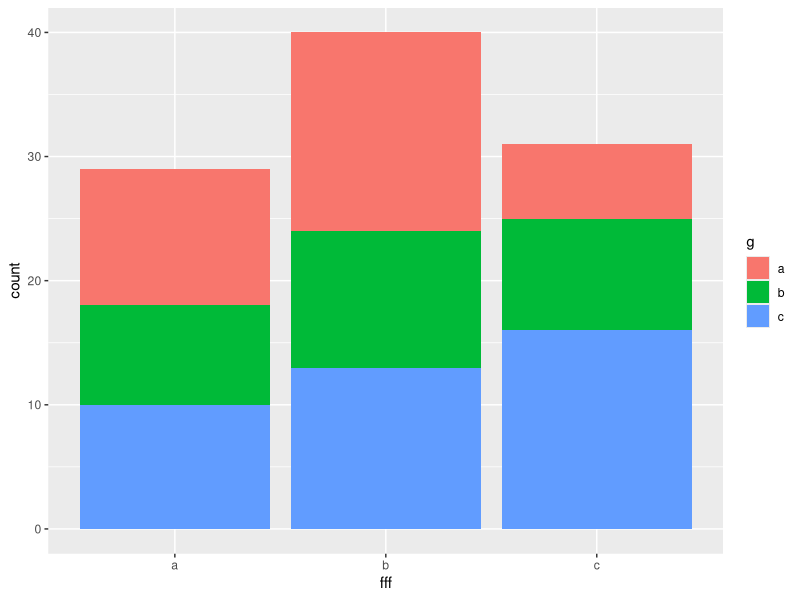
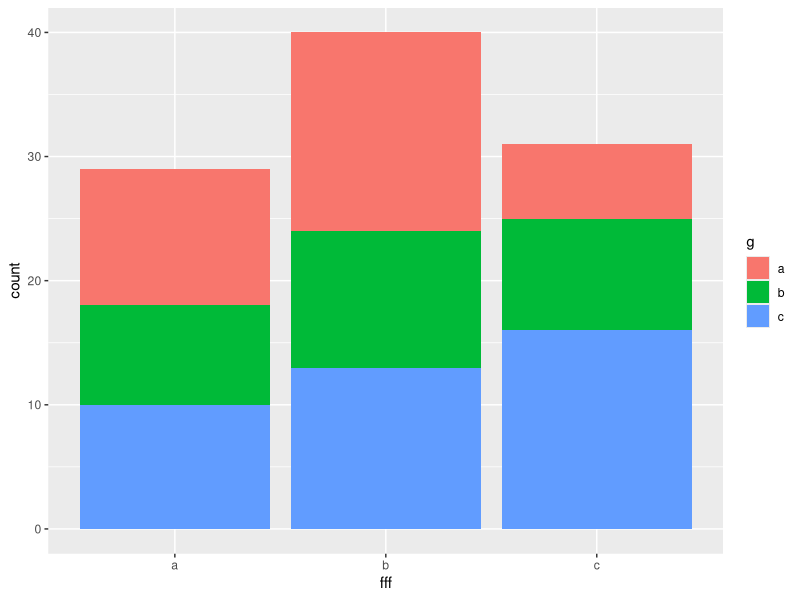
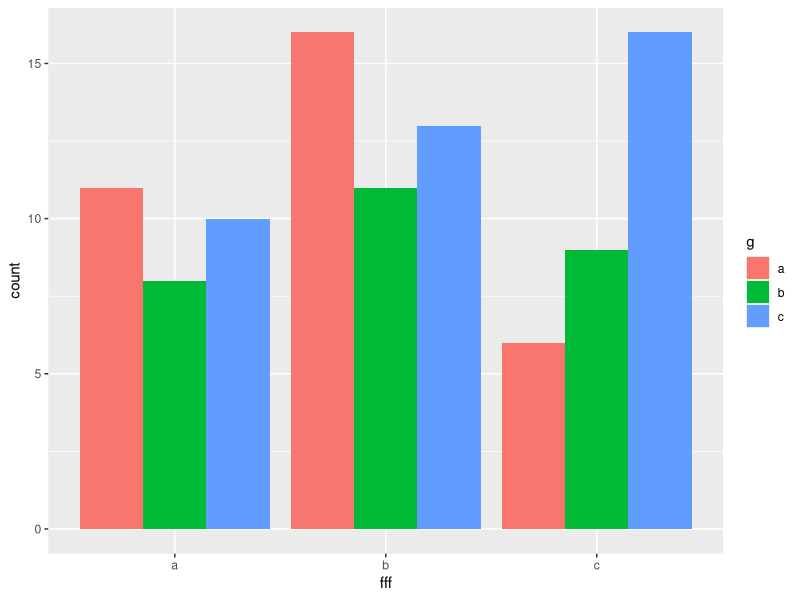
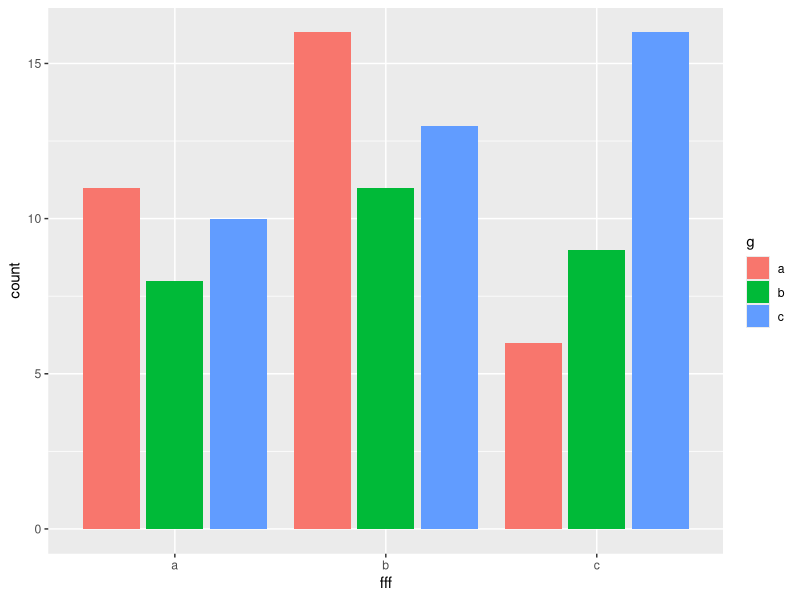
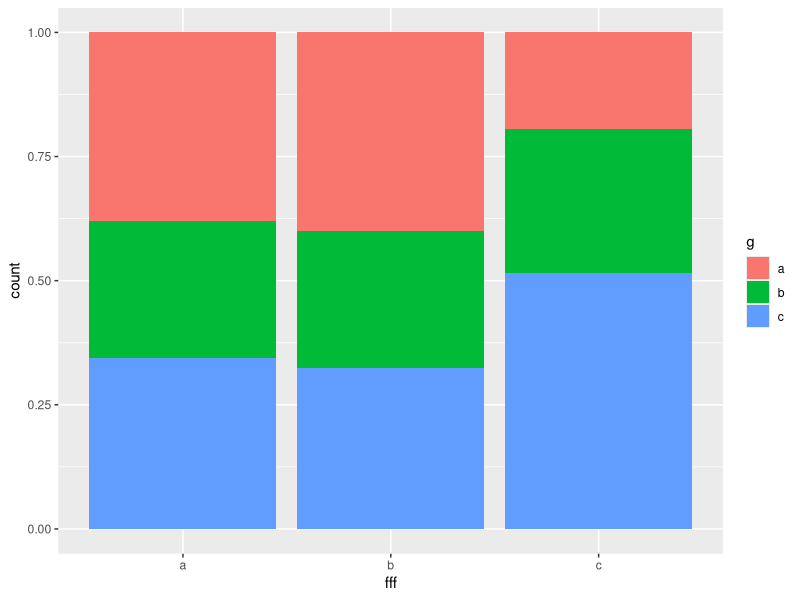
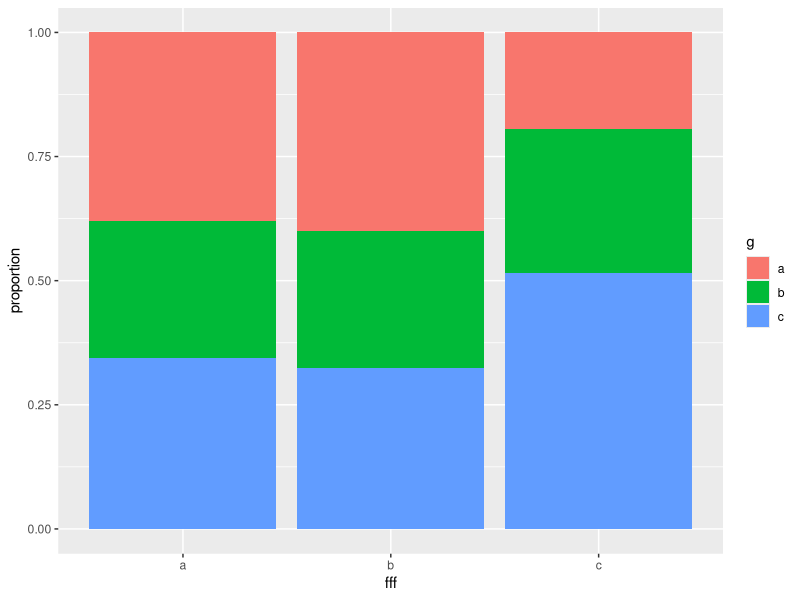
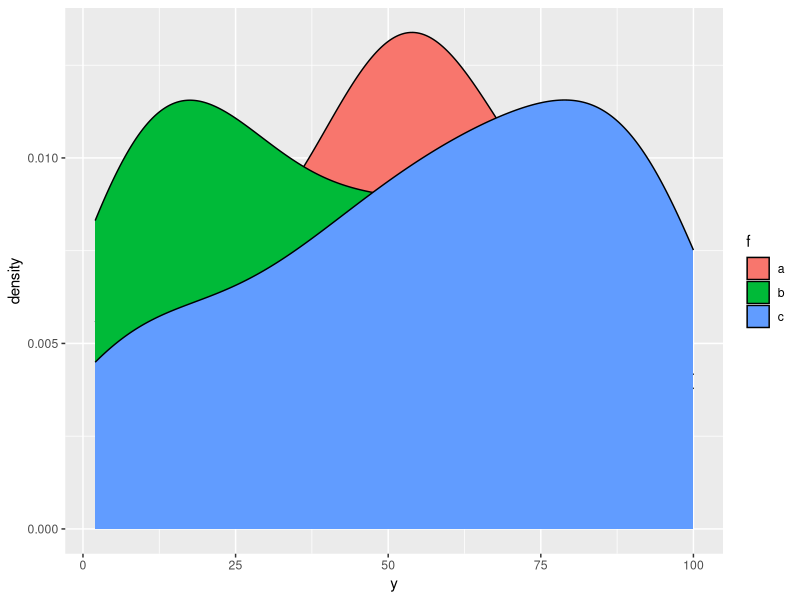
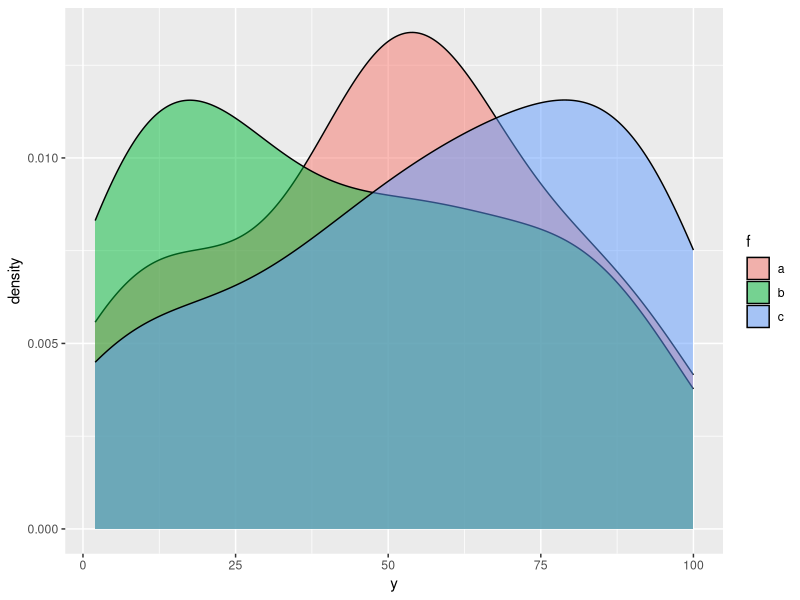

The R source for these figures, in order:
# Data

x <- 1:100
y <- sample(1:100, 100, replace=T, set.seed(1234))
f <- sample(factor(c("a", "b", "c")), 100, replace=T, set.seed(1234))
g <- sample(factor(c("a", "b", "c")), 100, replace=T, set.seed(4321))

(df <- data.frame(x, y, f, g))

library(ggplot2)

# Category_Category

ggplot(df, aes(x=f, fill=g)) +
  geom_bar() +
  labs(x="fff")

ggplot(df, aes(x=f, fill=g)) +
  geom_bar(position="stack") +
  labs(x="fff")

ggplot(df, aes(x=f, fill=g)) +
  geom_bar(position="dodge") +
  labs(x="fff")

ggplot(df, aes(x=f, fill=g)) +
  geom_bar(position="dodge2") +
  labs(x="fff")

ggplot(df, aes(x=f, fill=g)) +
  geom_bar(position="fill") +
  labs(x="fff")

ggplot(df, aes(x=f, fill=g)) +
  geom_bar(position="fill") +
  labs(x="fff", y="proportion")
  
# Numeric_Category

ggplot(df, aes(x=y, fill=f)) +
  geom_density()

ggplot(df, aes(x=y, fill=f)) +
  geom_density(alpha=.5)

ggplot(df, aes(x=f, y=y)) +
  geom_boxplot()

ggplot(df, aes(x=f, y=y)) +
  geom_boxplot(fill="salmon", color="dimgrey", size=1)

ggplot(df, aes(x=f, y=y)) +
  geom_boxplot(fill="salmon", color="dimgrey", notch=T)

ggplot(df, aes(x=f, y=y)) +
  geom_boxplot()+
  geom_point(size=3)

ggplot(df, aes(x=f, y=y)) +
  geom_boxplot()+
  geom_point(size=3, position="jitter")

ggplot(df, aes(x=f, y=y)) +
  geom_boxplot()+
  geom_point(size=3, alpha=.5, position="jitter")

ggplot(df, aes(x=f, y=y)) +
  geom_boxplot()+
  geom_point(size=3, alpha=.5, position="jitter") +
  geom_rug()

rm(list=ls())
